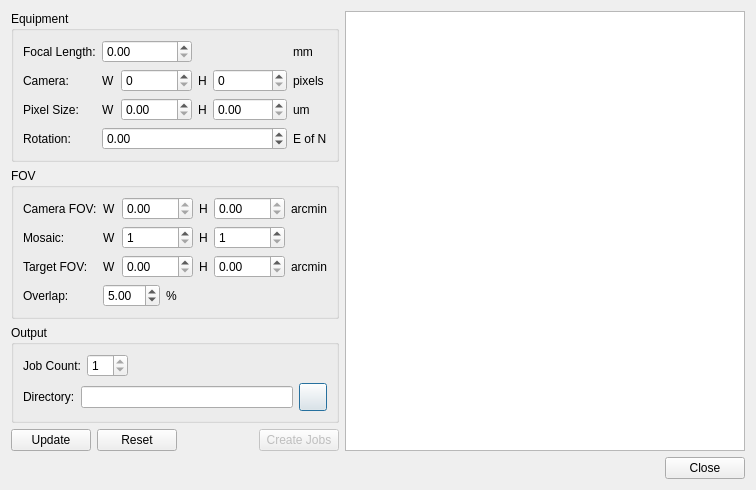
<?xml version="1.0" encoding="UTF-8"?>
<ui version="4.0">
 <class>mosaicDialog</class>
 <widget class="QDialog" name="mosaicDialog">
  <property name="geometry">
   <rect>
    <x>0</x>
    <y>0</y>
    <width>728</width>
    <height>478</height>
   </rect>
  </property>
  <property name="windowTitle">
   <string>Mosaic Job Creator</string>
  </property>
  <layout class="QVBoxLayout" name="verticalLayout_3">
   <item>
    <layout class="QHBoxLayout" name="horizontalLayout_10" stretch="1,10">
     <item>
      <layout class="QVBoxLayout" name="verticalLayout">
       <item>
        <widget class="QGroupBox" name="equipmentGroup">
         <property name="sizePolicy">
          <sizepolicy hsizetype="Minimum" vsizetype="Preferred">
           <horstretch>0</horstretch>
           <verstretch>0</verstretch>
          </sizepolicy>
         </property>
         <property name="title">
          <string>Equipment</string>
         </property>
         <layout class="QGridLayout" name="gridLayout">
          <item row="2" column="2">
           <layout class="QHBoxLayout" name="horizontalLayout_4">
            <item>
             <widget class="QLabel" name="label_14">
              <property name="text">
               <string>H</string>
              </property>
             </widget>
            </item>
            <item>
             <widget class="QDoubleSpinBox" name="pixelHSizeSpin">
              <property name="sizePolicy">
               <sizepolicy hsizetype="MinimumExpanding" vsizetype="Fixed">
                <horstretch>0</horstretch>
                <verstretch>0</verstretch>
               </sizepolicy>
              </property>
             </widget>
            </item>
           </layout>
          </item>
          <item row="2" column="3">
           <widget class="QLabel" name="label_3">
            <property name="text">
             <string>um</string>
            </property>
           </widget>
          </item>
          <item row="2" column="1">
           <layout class="QHBoxLayout" name="horizontalLayout_3">
            <item>
             <widget class="QLabel" name="label_13">
              <property name="text">
               <string>W</string>
              </property>
             </widget>
            </item>
            <item>
             <widget class="QDoubleSpinBox" name="pixelWSizeSpin">
              <property name="sizePolicy">
               <sizepolicy hsizetype="MinimumExpanding" vsizetype="Fixed">
                <horstretch>0</horstretch>
                <verstretch>0</verstretch>
               </sizepolicy>
              </property>
              <property name="minimum">
               <double>0.000000000000000</double>
              </property>
              <property name="value">
               <double>0.000000000000000</double>
              </property>
             </widget>
            </item>
           </layout>
          </item>
          <item row="0" column="3">
           <widget class="QLabel" name="label_5">
            <property name="text">
             <string>mm</string>
            </property>
           </widget>
          </item>
          <item row="1" column="2">
           <layout class="QHBoxLayout" name="horizontalLayout_2">
            <item>
             <widget class="QLabel" name="label_10">
              <property name="text">
               <string>H</string>
              </property>
             </widget>
            </item>
            <item>
             <widget class="QSpinBox" name="cameraHSpin">
              <property name="sizePolicy">
               <sizepolicy hsizetype="MinimumExpanding" vsizetype="Fixed">
                <horstretch>0</horstretch>
                <verstretch>0</verstretch>
               </sizepolicy>
              </property>
              <property name="minimum">
               <number>0</number>
              </property>
              <property name="maximum">
               <number>10000</number>
              </property>
              <property name="value">
               <number>0</number>
              </property>
             </widget>
            </item>
           </layout>
          </item>
          <item row="0" column="0">
           <widget class="QLabel" name="label_4">
            <property name="text">
             <string>Focal Length:</string>
            </property>
           </widget>
          </item>
          <item row="2" column="0">
           <widget class="QLabel" name="label_11">
            <property name="text">
             <string>Pixel Size:</string>
            </property>
           </widget>
          </item>
          <item row="1" column="0">
           <widget class="QLabel" name="label_8">
            <property name="text">
             <string>Camera:</string>
            </property>
           </widget>
          </item>
          <item row="1" column="1">
           <layout class="QHBoxLayout" name="horizontalLayout">
            <item>
             <widget class="QLabel" name="label_9">
              <property name="text">
               <string>W</string>
              </property>
             </widget>
            </item>
            <item>
             <widget class="QSpinBox" name="cameraWSpin">
              <property name="sizePolicy">
               <sizepolicy hsizetype="MinimumExpanding" vsizetype="Fixed">
                <horstretch>0</horstretch>
                <verstretch>0</verstretch>
               </sizepolicy>
              </property>
              <property name="minimum">
               <number>0</number>
              </property>
              <property name="maximum">
               <number>10000</number>
              </property>
              <property name="value">
               <number>0</number>
              </property>
             </widget>
            </item>
           </layout>
          </item>
          <item row="1" column="3">
           <widget class="QLabel" name="label_15">
            <property name="text">
             <string>pixels</string>
            </property>
           </widget>
          </item>
          <item row="0" column="1">
           <widget class="QDoubleSpinBox" name="focalLenSpin">
            <property name="minimum">
             <double>0.000000000000000</double>
            </property>
            <property name="maximum">
             <double>10000.000000000000000</double>
            </property>
            <property name="value">
             <double>0.000000000000000</double>
            </property>
           </widget>
          </item>
          <item row="3" column="0">
           <widget class="QLabel" name="label_2">
            <property name="text">
             <string>Rotation:</string>
            </property>
           </widget>
          </item>
          <item row="3" column="1" colspan="2">
           <widget class="QDoubleSpinBox" name="rotationSpin">
            <property name="minimum">
             <double>-360.000000000000000</double>
            </property>
            <property name="maximum">
             <double>360.000000000000000</double>
            </property>
            <property name="singleStep">
             <double>10.000000000000000</double>
            </property>
           </widget>
          </item>
          <item row="3" column="3">
           <widget class="QLabel" name="label_6">
            <property name="text">
             <string>E of N</string>
            </property>
           </widget>
          </item>
         </layout>
        </widget>
       </item>
       <item>
        <widget class="QGroupBox" name="fovGroup">
         <property name="enabled">
          <bool>true</bool>
         </property>
         <property name="title">
          <string>FOV</string>
         </property>
         <layout class="QGridLayout" name="gridLayout_2">
          <item row="0" column="0">
           <widget class="QLabel" name="cameraFOVLabel">
            <property name="enabled">
             <bool>true</bool>
            </property>
            <property name="text">
             <string>Camera FOV:</string>
            </property>
           </widget>
          </item>
          <item row="1" column="0">
           <widget class="QLabel" name="label">
            <property name="text">
             <string>Mosaic:</string>
            </property>
           </widget>
          </item>
          <item row="4" column="1">
           <widget class="QDoubleSpinBox" name="overlapSpin">
            <property name="enabled">
             <bool>true</bool>
            </property>
            <property name="maximum">
             <double>20.000000000000000</double>
            </property>
            <property name="value">
             <double>5.000000000000000</double>
            </property>
           </widget>
          </item>
          <item row="0" column="4">
           <widget class="QLabel" name="cameraFOVUnits">
            <property name="enabled">
             <bool>true</bool>
            </property>
            <property name="text">
             <string>arcmin</string>
            </property>
           </widget>
          </item>
          <item row="2" column="0">
           <widget class="QLabel" name="targetFOVLabel">
            <property name="enabled">
             <bool>true</bool>
            </property>
            <property name="text">
             <string>Target FOV:</string>
            </property>
           </widget>
          </item>
          <item row="2" column="4">
           <widget class="QLabel" name="targetFOVUnits">
            <property name="enabled">
             <bool>true</bool>
            </property>
            <property name="text">
             <string>arcmin</string>
            </property>
           </widget>
          </item>
          <item row="0" column="3">
           <layout class="QHBoxLayout" name="horizontalLayout_6">
            <item>
             <widget class="QLabel" name="cameraHFOVLabel">
              <property name="enabled">
               <bool>true</bool>
              </property>
              <property name="text">
               <string>H</string>
              </property>
             </widget>
            </item>
            <item>
             <widget class="QDoubleSpinBox" name="cameraHFOVSpin">
              <property name="enabled">
               <bool>true</bool>
              </property>
              <property name="readOnly">
               <bool>true</bool>
              </property>
              <property name="maximum">
               <double>3600.000000000000000</double>
              </property>
             </widget>
            </item>
           </layout>
          </item>
          <item row="0" column="1" colspan="2">
           <layout class="QHBoxLayout" name="horizontalLayout_5">
            <item>
             <widget class="QLabel" name="cameraWFOVLabel">
              <property name="enabled">
               <bool>true</bool>
              </property>
              <property name="text">
               <string>W</string>
              </property>
             </widget>
            </item>
            <item>
             <widget class="QDoubleSpinBox" name="cameraWFOVSpin">
              <property name="enabled">
               <bool>true</bool>
              </property>
              <property name="readOnly">
               <bool>true</bool>
              </property>
              <property name="maximum">
               <double>3600.000000000000000</double>
              </property>
             </widget>
            </item>
           </layout>
          </item>
          <item row="1" column="1" colspan="2">
           <layout class="QHBoxLayout" name="horizontalLayout_11">
            <item>
             <widget class="QLabel" name="label_7">
              <property name="text">
               <string>W</string>
              </property>
             </widget>
            </item>
            <item>
             <widget class="QSpinBox" name="mosaicWSpin">
              <property name="sizePolicy">
               <sizepolicy hsizetype="MinimumExpanding" vsizetype="Fixed">
                <horstretch>0</horstretch>
                <verstretch>0</verstretch>
               </sizepolicy>
              </property>
              <property name="minimum">
               <number>1</number>
              </property>
              <property name="maximum">
               <number>10</number>
              </property>
             </widget>
            </item>
           </layout>
          </item>
          <item row="4" column="2">
           <widget class="QLabel" name="overlapUnits">
            <property name="enabled">
             <bool>true</bool>
            </property>
            <property name="text">
             <string>%</string>
            </property>
           </widget>
          </item>
          <item row="1" column="3">
           <layout class="QHBoxLayout" name="horizontalLayout_12">
            <item>
             <widget class="QLabel" name="label_12">
              <property name="text">
               <string>H</string>
              </property>
             </widget>
            </item>
            <item>
             <widget class="QSpinBox" name="mosaicHSpin">
              <property name="sizePolicy">
               <sizepolicy hsizetype="MinimumExpanding" vsizetype="Fixed">
                <horstretch>0</horstretch>
                <verstretch>0</verstretch>
               </sizepolicy>
              </property>
              <property name="minimum">
               <number>1</number>
              </property>
              <property name="maximum">
               <number>10</number>
              </property>
             </widget>
            </item>
           </layout>
          </item>
          <item row="4" column="0">
           <widget class="QLabel" name="overlapLabel">
            <property name="enabled">
             <bool>true</bool>
            </property>
            <property name="text">
             <string>Overlap:</string>
            </property>
           </widget>
          </item>
          <item row="2" column="3">
           <layout class="QHBoxLayout" name="horizontalLayout_8">
            <item>
             <widget class="QLabel" name="targetFOVHLabel">
              <property name="enabled">
               <bool>true</bool>
              </property>
              <property name="text">
               <string>H</string>
              </property>
             </widget>
            </item>
            <item>
             <widget class="QDoubleSpinBox" name="targetHFOVSpin">
              <property name="enabled">
               <bool>true</bool>
              </property>
              <property name="maximum">
               <double>3600.000000000000000</double>
              </property>
             </widget>
            </item>
           </layout>
          </item>
          <item row="2" column="1" colspan="2">
           <layout class="QHBoxLayout" name="horizontalLayout_7">
            <item>
             <widget class="QLabel" name="targetFOVWLabel">
              <property name="enabled">
               <bool>true</bool>
              </property>
              <property name="text">
               <string>W</string>
              </property>
             </widget>
            </item>
            <item>
             <widget class="QDoubleSpinBox" name="targetWFOVSpin">
              <property name="enabled">
               <bool>true</bool>
              </property>
              <property name="maximum">
               <double>3600.000000000000000</double>
              </property>
             </widget>
            </item>
           </layout>
          </item>
         </layout>
        </widget>
       </item>
       <item>
        <widget class="QGroupBox" name="groupBox">
         <property name="title">
          <string>Output</string>
         </property>
         <layout class="QVBoxLayout" name="verticalLayout_2">
          <item>
           <layout class="QHBoxLayout" name="horizontalLayout_14">
            <item>
             <widget class="QLabel" name="jobCountLabel">
              <property name="enabled">
               <bool>true</bool>
              </property>
              <property name="text">
               <string>Job Count:</string>
              </property>
             </widget>
            </item>
            <item>
             <widget class="QSpinBox" name="jobCountSpin">
              <property name="enabled">
               <bool>true</bool>
              </property>
              <property name="readOnly">
               <bool>true</bool>
              </property>
              <property name="minimum">
               <number>1</number>
              </property>
             </widget>
            </item>
            <item>
             <spacer name="horizontalSpacer_2">
              <property name="orientation">
               <enum>Qt::Horizontal</enum>
              </property>
              <property name="sizeHint" stdset="0">
               <size>
                <width>40</width>
                <height>20</height>
               </size>
              </property>
             </spacer>
            </item>
           </layout>
          </item>
          <item>
           <layout class="QHBoxLayout" name="horizontalLayout_13">
            <item>
             <widget class="QLabel" name="textLabel1_18">
              <property name="toolTip">
               <string>Directory to save sequence images</string>
              </property>
              <property name="whatsThis">
               <string/>
              </property>
              <property name="text">
               <string>Directory:</string>
              </property>
             </widget>
            </item>
            <item>
             <widget class="QLineEdit" name="jobsDir"/>
            </item>
            <item>
             <widget class="QPushButton" name="selectJobsDirB">
              <property name="sizePolicy">
               <sizepolicy hsizetype="Fixed" vsizetype="Fixed">
                <horstretch>0</horstretch>
                <verstretch>0</verstretch>
               </sizepolicy>
              </property>
              <property name="minimumSize">
               <size>
                <width>28</width>
                <height>28</height>
               </size>
              </property>
              <property name="maximumSize">
               <size>
                <width>28</width>
                <height>28</height>
               </size>
              </property>
              <property name="text">
               <string/>
              </property>
             </widget>
            </item>
           </layout>
          </item>
         </layout>
        </widget>
       </item>
       <item>
        <layout class="QHBoxLayout" name="horizontalLayout_9">
         <item>
          <widget class="QPushButton" name="updateB">
           <property name="text">
            <string>Update</string>
           </property>
          </widget>
         </item>
         <item>
          <widget class="QPushButton" name="resetB">
           <property name="text">
            <string>Reset</string>
           </property>
          </widget>
         </item>
         <item>
          <spacer name="horizontalSpacer">
           <property name="orientation">
            <enum>Qt::Horizontal</enum>
           </property>
           <property name="sizeHint" stdset="0">
            <size>
             <width>40</width>
             <height>20</height>
            </size>
           </property>
          </spacer>
         </item>
         <item>
          <widget class="QPushButton" name="createJobsB">
           <property name="enabled">
            <bool>false</bool>
           </property>
           <property name="text">
            <string>Create Jobs</string>
           </property>
          </widget>
         </item>
        </layout>
       </item>
       <item>
        <spacer name="verticalSpacer">
         <property name="orientation">
          <enum>Qt::Vertical</enum>
         </property>
         <property name="sizeHint" stdset="0">
          <size>
           <width>20</width>
           <height>40</height>
          </size>
         </property>
        </spacer>
       </item>
      </layout>
     </item>
     <item>
      <widget class="QGraphicsView" name="mosaicView">
       <property name="minimumSize">
        <size>
         <width>400</width>
         <height>300</height>
        </size>
       </property>
       <property name="verticalScrollBarPolicy">
        <enum>Qt::ScrollBarAlwaysOff</enum>
       </property>
       <property name="horizontalScrollBarPolicy">
        <enum>Qt::ScrollBarAlwaysOff</enum>
       </property>
       <property name="backgroundBrush">
        <brush brushstyle="Dense6Pattern">
         <color alpha="255">
          <red>0</red>
          <green>0</green>
          <blue>0</blue>
         </color>
        </brush>
       </property>
      </widget>
     </item>
    </layout>
   </item>
   <item>
    <widget class="QDialogButtonBox" name="buttonBox">
     <property name="orientation">
      <enum>Qt::Horizontal</enum>
     </property>
     <property name="standardButtons">
      <set>QDialogButtonBox::Close</set>
     </property>
    </widget>
   </item>
  </layout>
 </widget>
 <tabstops>
  <tabstop>focalLenSpin</tabstop>
  <tabstop>cameraWSpin</tabstop>
  <tabstop>cameraHSpin</tabstop>
  <tabstop>pixelWSizeSpin</tabstop>
  <tabstop>pixelHSizeSpin</tabstop>
  <tabstop>cameraWFOVSpin</tabstop>
  <tabstop>cameraHFOVSpin</tabstop>
  <tabstop>targetWFOVSpin</tabstop>
  <tabstop>targetHFOVSpin</tabstop>
  <tabstop>overlapSpin</tabstop>
 </tabstops>
 <resources/>
 <connections>
  <connection>
   <sender>buttonBox</sender>
   <signal>accepted()</signal>
   <receiver>mosaicDialog</receiver>
   <slot>accept()</slot>
   <hints>
    <hint type="sourcelabel">
     <x>248</x>
     <y>254</y>
    </hint>
    <hint type="destinationlabel">
     <x>157</x>
     <y>274</y>
    </hint>
   </hints>
  </connection>
  <connection>
   <sender>buttonBox</sender>
   <signal>rejected()</signal>
   <receiver>mosaicDialog</receiver>
   <slot>reject()</slot>
   <hints>
    <hint type="sourcelabel">
     <x>316</x>
     <y>260</y>
    </hint>
    <hint type="destinationlabel">
     <x>286</x>
     <y>274</y>
    </hint>
   </hints>
  </connection>
 </connections>
</ui>
